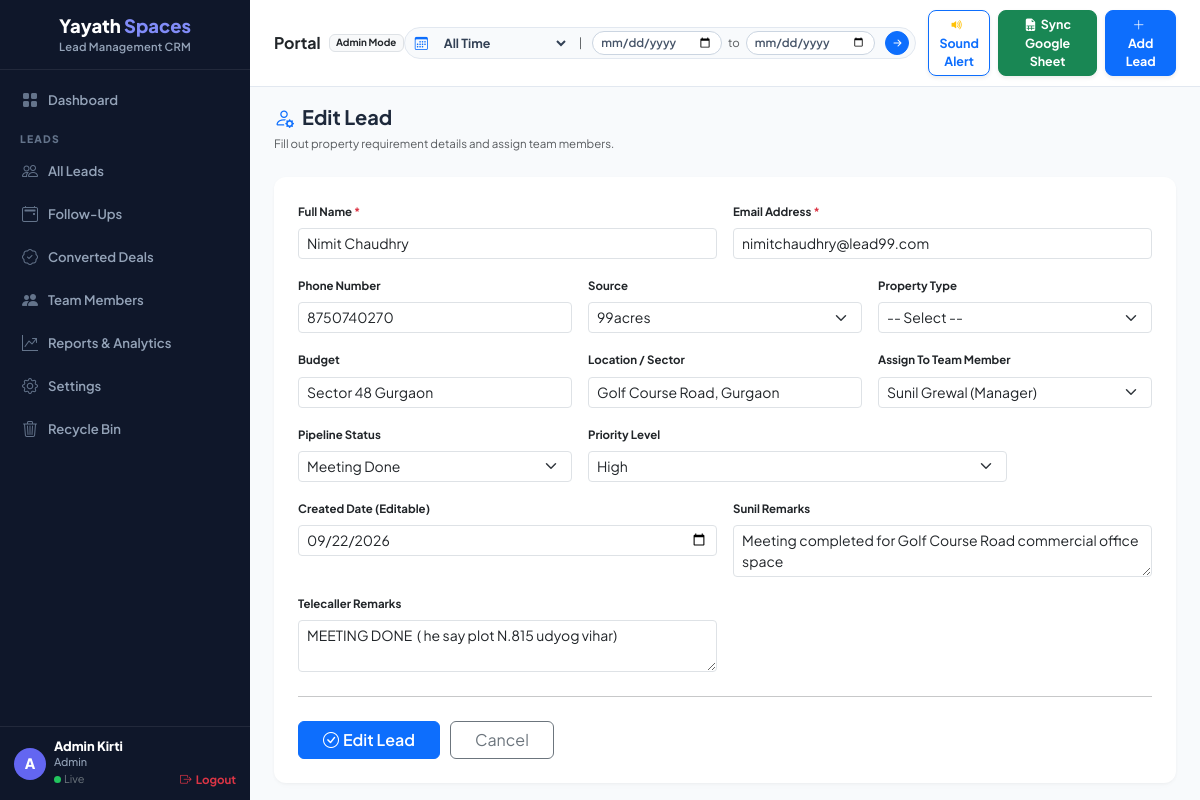
Page /leads/995/edit (signed in) on the committed database.
### models.py (models this page shows, shortened)
class User(db.Model):
    __tablename__ = 'users'
    id = db.Column(db.Integer, primary_key=True)
    user_id_name = db.Column(db.String(100), nullable=True)
    name = db.Column(db.String(255), nullable=False)
    email = db.Column(db.String(255), nullable=False, unique=True)
    password = db.Column(db.String(255), nullable=True, default='Password@123')
    role = db.Column(db.String(50), nullable=False, default='Sales Executive')  # Admin, Manager, Sales Executive
    status = db.Column(db.String(20), nullable=False, default='Active')
    created_at = db.Column(db.DateTime, default=datetime.utcnow)

class Lead(db.Model):
    __tablename__ = 'leads'
    id = db.Column(db.Integer, primary_key=True)
    name = db.Column(db.String(255), nullable=False)
    email = db.Column(db.String(255), nullable=False)
    phone = db.Column(db.String(50), nullable=True)
    source = db.Column(db.String(100), nullable=True, default='99acres')
    property_type = db.Column(db.String(100), nullable=True)
    budget = db.Column(db.String(100), nullable=True)
    location = db.Column(db.String(255), nullable=True)
    status = db.Column(db.String(50), nullable=False, default='New')
    priority = db.Column(db.String(20), nullable=False, default='Medium')
    assigned_to = db.Column(db.String(255), nullable=True)
    is_imported = db.Column(db.Boolean, default=False)
    sunil_remarks = db.Column(db.Text, nullable=True)
    telecaller_remarks = db.Column(db.Text, nullable=True)
    listing_id = db.Column(db.String(100), nullable=True)
    response_from = db.Column(db.String(100), nullable=True)
    is_deleted = db.Column(db.Boolean, default=False)
    deleted_at = db.Column(db.DateTime, nullable=True)
    created_at = db.Column(db.DateTime, default=datetime.utcnow)
    updated_at = db.Column(db.DateTime, default=datetime.utcnow, onupdate=datetime.utcnow)
    notes = db.relationship('Note', backref='lead', lazy=True, cascade='all, delete-orphan')
    followups = db.relationship('FollowUp', backref='lead', lazy=True, cascade='all, delete-orphan')
    tasks = db.relationship('Task', backref='lead', lazy=True, cascade='all, delete-orphan')
    activities = db.relationship('ActivityLog', backref='lead', lazy=True, cascade='all, delete-orphan')

### routes.py (the view, shortened to what this page needs)
@web_bp.route('/leads/<int:lid>/edit', methods=['GET', 'POST'])
def edit_lead(lid):
    if session.get('user_role') == 'Viewer':
        flash('Permission denied: Viewer role has read-only access.', 'danger')
        return redirect(url_for('web.lead_detail', lid=lid))
    lead = Lead.query.get_or_404(lid)
    users = User.query.filter_by(status='Active').all()
    return render_template('lead_form.html', lead=lead, action='Edit', users=users)

### templates/lead_form.html (shortened to what this page needs)
{% extends "base.html" %}
{% block content %}
<div class="mb-4">
    <h3 class="fw-bold fs-5 mb-1"><i class="bi bi-person-gear text-primary me-2"></i>{{ action }} Lead</h3>
    <small class="text-muted">Fill out property requirement details and assign team members.</small>
</div>
<div class="card card-custom p-4">
    <form method="POST">
        <div class="row g-3">
            <div class="col-md-6">
                <label class="form-label fw-bold small">Full Name <span class="text-danger">*</span></label>
                <input type="text" name="name" class="form-control form-control-sm" value="{{ lead.name if lead else '' }}" placeholder="e.g. Ankit Verma" required>
            </div>
            <div class="col-md-6">
                <label class="form-label fw-bold small">Email Address <span class="text-danger">*</span></label>
                <input type="email" name="email" class="form-control form-control-sm" value="{{ lead.email if lead else '' }}" placeholder="ankit@example.com" required>
            </div>
            <div class="col-md-4">
                <label class="form-label fw-bold small">Phone Number</label>
                <input type="text" name="phone" class="form-control form-control-sm" value="{{ lead.phone if lead else '' }}" placeholder="e.g. 9876543210">
            </div>
            <div class="col-md-4">
                <label class="form-label fw-bold small">Source</label>
                <select name="source" class="form-select form-select-sm">
                    <option value="99acres" {{ 'selected' if not lead or lead.source == '99acres' }}>99acres</option>
                </select>
            </div>
            <div class="col-md-4">
                <label class="form-label fw-bold small">Property Type</label>
                <select name="property_type" class="form-select form-select-sm">
                    <option value="">-- Select --</option>
                </select>
            </div>
            <div class="col-md-4">
                <label class="form-label fw-bold small">Budget</label>
                <input type="text" name="budget" class="form-control form-control-sm" placeholder="e.g. 50L - 1Cr" value="{{ lead.budget if lead else '' }}">
            </div>
            <div class="col-md-4">
                <label class="form-label fw-bold small">Location / Sector</label>
                <input type="text" name="location" class="form-control form-control-sm" placeholder="e.g. Sector 62, Noida" value="{{ lead.location if lead else '' }}">
            </div>
            <div class="col-md-4">
                <label class="form-label fw-bold small">Assign To Team Member</label>
                <select name="assigned_to" class="form-select form-select-sm">
                    {% for u in users %}
                    <option value="{{ u.name }}" {{ 'selected' if lead and lead.assigned_to == u.name }}>{{ u.name }} ({{ u.role }})</option>
                    {% endfor %}
                </select>
            </div>
            <div class="col-md-4">
                <label class="form-label fw-bold small">Pipeline Status</label>
                <select name="status" class="form-select form-select-sm">
                    {% for s in ['New','Contacted','Qualified','Meeting Done','Proposal Sent','Active Pipeline','Deal Close','Lost'] %}
                    <option value="{{ s }}" {{ 'selected' if lead and lead.status == s }}>{{ s }}</option>
                    {% endfor %}
                </select>
            </div>
            <div class="col-md-6">
                <label class="form-label fw-bold small">Priority Level</label>
                <select name="priority" class="form-select form-select-sm">
                    {% for p in ['High','Medium','Low'] %}
                    <option value="{{ p }}" {{ 'selected' if lead and lead.priority == p }}>{{ p }}</option>
                    {% endfor %}
                </select>
            </div>
            <div class="col-md-6">
                <label class="form-label fw-bold small">Created Date (Editable)</label>
                <input type="date" name="created_date" class="form-control form-control-sm" value="{{ lead.created_at.strftime('%Y-%m-%d') if lead and lead.created_at else '' }}">
            </div>
            <div class="col-md-6">
                <label class="form-label fw-bold small">Sunil Remarks</label>
                <textarea name="sunil_remarks" class="form-control form-control-sm" rows="2" placeholder="e.g. Client Meeting Done / Big Boss Test Query">{{ lead.sunil_remarks if lead else '' }}</textarea>
            </div>
            <div class="col-md-6">
                <label class="form-label fw-bold small">Telecaller Remarks</label>
                <textarea name="telecaller_remarks" class="form-control form-control-sm" rows="2" placeholder="e.g. Call back requested / Simmy remarks">{{ lead.telecaller_remarks if lead else '' }}</textarea>
            </div>
        </div>
        <hr class="my-4">
        <button type="submit" class="btn btn-primary px-4 fw-semibold"><i class="bi bi-check-circle me-1"></i>{{ action }} Lead</button>
        <a href="/leads" class="btn btn-outline-secondary px-4 ms-2">Cancel</a>
    </form>
</div>
{% endblock %}

### templates/base.html (shortened to what this page needs)
<!DOCTYPE html>
<html lang="en">
<head>
    <link href="https://cdn.jsdelivr.net/npm/bootstrap@5.3.2/dist/css/bootstrap.min.css" rel="stylesheet">
    <link href="https://cdn.jsdelivr.net/npm/bootstrap-icons@1.11.1/font/bootstrap-icons.css" rel="stylesheet">
</head>
<body>
<div class="sidebar">
    <div class="sidebar-brand">
        <div class="brand-title">
            <span class="brand-black">Yayath</span> <span class="brand-purple">Spaces</span>
        </div>
        <div class="brand-subtitle">Lead Management CRM</div>
    </div>
    <div class="sidebar-menu">
        <a href="/" class="sidebar-nav-item {{ 'active' if request.endpoint == 'web.dashboard' }}">
            <i class="bi bi-grid-fill"></i>Dashboard
        </a>
        <div class="menu-header">LEADS</div>
        <a href="/leads" class="sidebar-nav-item {{ 'active' if request.endpoint == 'web.leads_list' and not request.args.get('status') }}">
            <i class="bi bi-people"></i>All Leads
        </a>
        <a href="/tasks" class="sidebar-nav-item {{ 'active' if request.endpoint == 'web.tasks_list' }}">
            <i class="bi bi-calendar2-event"></i>Follow-Ups
        </a>
        <a href="/leads?status=Deal+Close" class="sidebar-nav-item {{ 'active' if request.args.get('status') == 'Deal Close' }}">
            <i class="bi bi-patch-check"></i>Converted Deals
        </a>
        {% if session.get('user_role') in ('Admin', 'Manager') %}
        <a href="/users" class="sidebar-nav-item {{ 'active' if request.endpoint in ('web.users_list', 'web.add_user', 'web.edit_user') }}">
            <i class="bi bi-people-fill"></i>Team Members
        </a>
        {% endif %}
        <a href="/reports" class="sidebar-nav-item {{ 'active' if request.endpoint == 'web.reports' }}">
            <i class="bi bi-graph-up-arrow"></i>Reports & Analytics
        </a>
        {% if session.get('user_role') in ('Admin', 'Manager') %}
        <a href="/settings" class="sidebar-nav-item {{ 'active' if request.endpoint == 'web.settings' }}">
            <i class="bi bi-gear"></i>Settings
        </a>
        <a href="/trash" class="sidebar-nav-item {{ 'active' if request.endpoint == 'web.trash_list' }}">
            <i class="bi bi-trash3"></i>Recycle Bin
        </a>
        {% endif %}
    </div>
    <div class="sidebar-user-footer">
        <div class="d-flex align-items-center w-100">
            <div class="user-avatar">{{ (session.get('user_name') or 'U')[0].upper() }}</div>
            <div class="user-info">
                <div class="user-name text-truncate" style="max-width: 110px;">{{ session.get('user_name') or 'User' }}</div>
                <div class="user-role">{{ session.get('user_role') or 'Role' }}</div>
                <div class="mt-0.5 small d-flex align-items-center">
                    <span class="status-dot-live"></span>
                    <span class="text-secondary me-2" style="font-size:0.68rem;">Live</span>
                    <a href="/logout" class="text-danger text-decoration-none fw-bold ms-auto" style="font-size:0.72rem;"><i class="bi bi-box-arrow-right me-1"></i>Logout</a>
                </div>
            </div>
        </div>
    </div>
</div>
<div class="main-content">
    <div class="top-header-bar">
        <div class="d-flex align-items-center">
            <span class="fw-bold fs-6 text-dark me-2">
                {% if request.endpoint == 'web.dashboard' %}Dashboard Overview{% elif request.endpoint == 'web.leads_list' %}Lead Directory{% elif request.endpoint == 'web.users_list' %}Team Management{% else %}Portal{% endif %}
            </span>
            <span class="badge bg-light text-dark border">{{ session.get('user_role', 'Member') }} Mode</span>
        </div>
        <form method="GET" action="/" class="d-flex align-items-center gap-2">
            <div class="date-filter-pill-group">
                <i class="bi bi-calendar3 text-primary ms-1"></i>
                <select name="time_filter" onchange="this.form.submit()">
                    <option value="all_time" {{ 'selected' if request.args.get('time_filter', 'all_time') == 'all_time' }}>All Time</option>
                </select>
                <span class="text-muted small px-1">|</span>
                <input type="date" name="start_date" value="{{ request.args.get('start_date', '') }}" title="Start Date">
                <span class="text-muted small">to</span>
                <input type="date" name="end_date" value="{{ request.args.get('end_date', '') }}" title="End Date">
                <button type="submit" class="btn btn-sm btn-primary rounded-circle p-1 ms-1 d-flex align-items-center justify-content-center" style="width:24px; height:24px;" title="Filter">
                    <i class="bi bi-arrow-right-short" style="font-size:1rem;"></i>
                </button>
            </div>
            <button type="button" class="btn btn-sm btn-outline-primary fw-bold rounded-3 px-2 py-1.5 shadow-sm ms-1" onclick="playAudioNotificationChime()" style="font-size:0.78rem;" title="Play Sound Notification Chime">
                <i class="bi bi-volume-up-fill me-1 text-warning"></i>Sound Alert
            </button>
            {% if session.get('user_role') != 'Viewer' %}
            <a href="/sync-google-sheet-now" class="btn btn-sm btn-success fw-bold rounded-3 px-3 py-1.5 shadow-sm" style="font-size:0.78rem;" title="Sync latest leads from Google Sheet">
                <i class="bi bi-file-earmark-spreadsheet-fill me-1"></i>Sync Google Sheet
            </a>
            <a href="/leads/add" class="btn btn-sm btn-primary fw-bold rounded-3 px-3 py-1.5 shadow-sm" style="font-size:0.78rem;">
                <i class="bi bi-plus-lg me-1"></i>Add Lead
            </a>
            {% endif %}
        </form>
    </div>
    <div class="content-body">
        {% block content %}{% endblock %}
    </div>
</div>
</body>
</html>

### rows in the picture
User: name "Admin Kirti"
Lead: name "Nimit Chaudhry", email "nimitchaudhry@lead99.com", phone "8750740270", budget "Sector 48 Gurgaon", location "Golf Course Road, Gurgaon", created_date "09/22/2026", sunil_remarks "Meeting completed for Golf Course Road commercial office space", telecaller_remarks "MEETING DONE ( he say plot N.815 udyog vihar)"

### other values in the picture
{{ (session.get('user_name') or 'U')[0].upper() }} "A"
{{ session.get('user_role') or 'Role' }} "Admin"
{{ session.get('user_role', 'Member') }} "Admin"
{{ action }} "Edit"
form field assigned_to "Sunil Grewal (Manager)"
form field status "Meeting Done"
form field priority "High"
